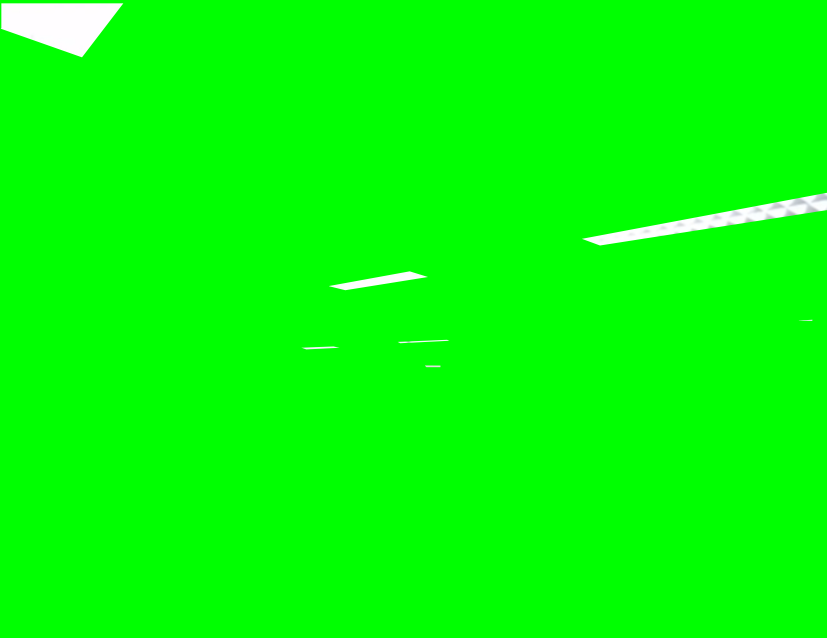
#> input picture dataSet/On.jpg, 2480 x 1914 px, found by its file name (shown at 1/3 size)
$ python test.py
#> lines starting #> are read from the running program, lines starting #| are printed output that depends on the picture; after the words box and inside, x2 and y2 are one past the last pixel; in counts of white or black regions, pixels touching at a corner belong together; long printed decimals are rounded
import cv2
from cv2 import data
import imutils
import numpy as np
from numpy.core.numeric import count_nonzero
from scipy.sparse import csr_matrix, vstack
import matplotlib.pyplot as plt
# import sys
# np.set_printoptions(threshold=sys.maxsize)

cap = cv2.imread('dataSet/on.jpg')
#> cap is the input picture: shape (1914, 2480, 3); mean B, G, R 4.9, 254.9, 3.9
cap2 = cv2.imread('dataSet/Off.jpg')
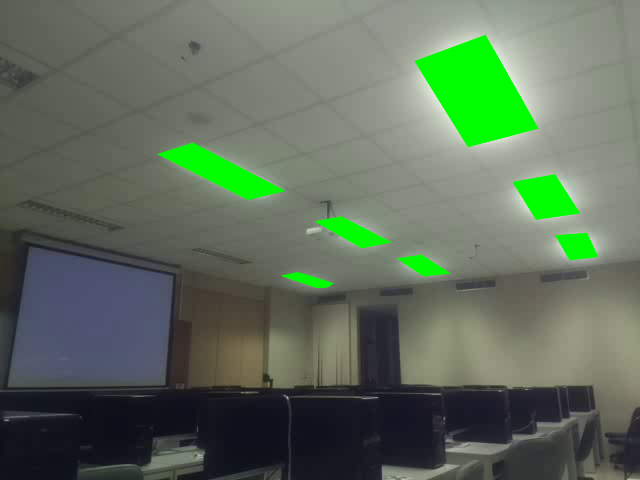
#> input picture dataSet/Off.jpg, 640 x 480 px
#> cap2 is the input picture: shape (480, 640, 3); mean B, G, R 92, 110.5, 94.7
# print('cap.shape', cap.shape)
hsv = cv2.cvtColor(cap, cv2.COLOR_BGR2HSV)
#> hsv: shape (1914, 2480, 3); mean H, S, V 60.9, 251, 254.9
hsv2 = cv2.cvtColor(cap2, cv2.COLOR_BGR2HSV)
#> hsv2: shape (480, 640, 3); mean H, S, V 59.6, 49.9, 113.8

## mask of green (36,25,25) ~ (86, 255,255)
# mask = cv2.inRange(hsv, (36, 25, 25), (86, 255,255))
mask = cv2.inRange(hsv, (36, 25, 25), (70, 255,255))
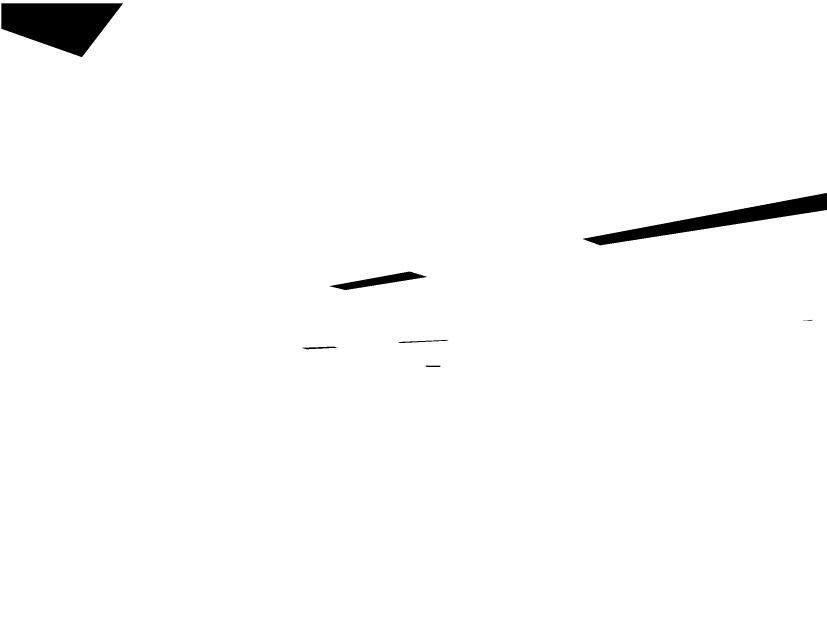
#> mask: shape (1914, 2480) (shown at 1/3 size); 98.4% white; 7 black regions, largest, box (x1, y1, x2, y2) and area: (3, 10, 369, 171) 38749, (1748, 579, 2480, 736) 28183, (988, 815, 1281, 870) 5572
mask2 = cv2.inRange(hsv2, (36, 25, 25), (70, 255,255))
#> mask2: shape (480, 640); 27.5% white; 129 white regions (94 under 20 px), largest, box (x1, y1, x2, y2) and area: (0, 0, 480, 288) 62506, (414, 34, 539, 147) 7730, (592, 64, 640, 160) 3328

# print('mask', min(min(mask.tolist())))
print(mask)
#> (printed output is left out)
m1 = csr_matrix(mask)
# print(m1)

gray = cv2.cvtColor(cap, cv2.COLOR_BGR2GRAY)
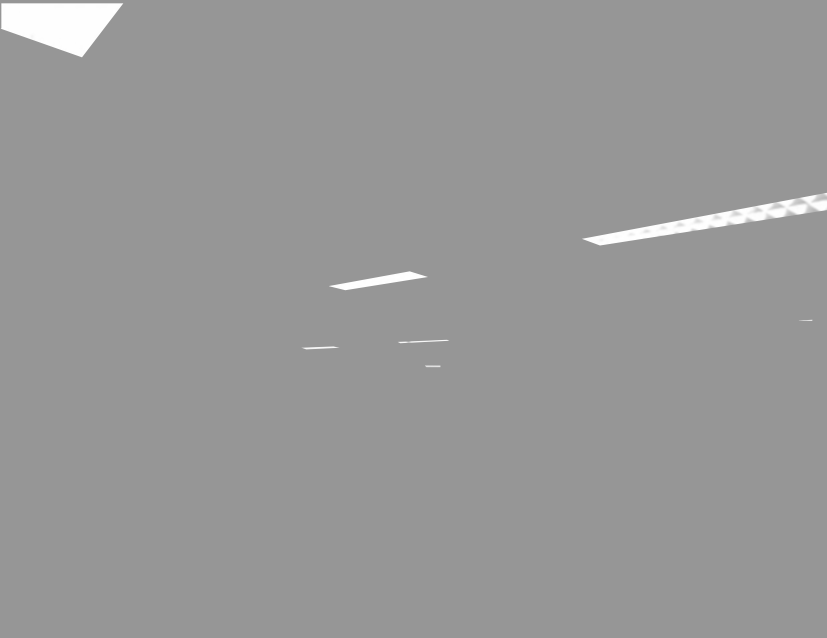
#> gray: shape (1914, 2480) (shown at 1/3 size); min 148, max 255, mean 151.6
gray2 = cv2.cvtColor(cap2, cv2.COLOR_BGR2GRAY)
# [5 lines of commented-out code are left out]
imask = mask<1
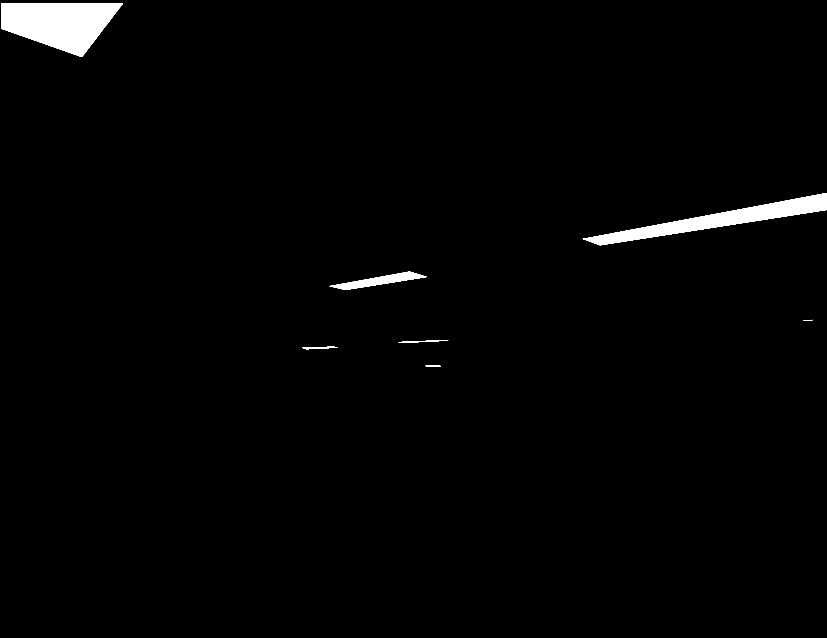
#> imask: shape (1914, 2480) bool (shown at 1/3 size); 1.6% white; 7 white regions, largest, box (x1, y1, x2, y2) and area: (3, 10, 369, 171) 38749, (1748, 579, 2480, 736) 28183, (988, 815, 1281, 870) 5572
imask2 = mask2<1

# print("imask.nonzero()", imask.nonzero())
green = cap.copy()
green2 = cap2.copy()

green[imask] = 0
green2[imask2] = 0
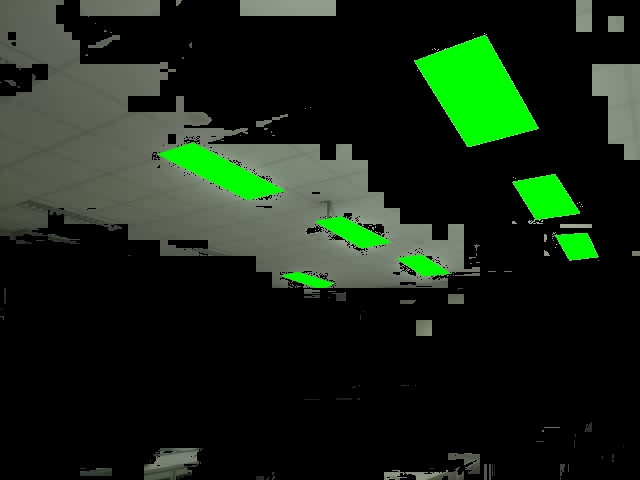
#> green2: shape (480, 640, 3); mean B, G, R 22.3, 37.6, 23.8

# cv2.imshow('gray', gray)
print(imask.nonzero())
#> (printed output is left out)
cc =[]
for ccg in gray[imask.nonzero()] :
    cc.append(ccg)
#> this loop made 73597 passes
#> ccg on passes 1 to 3: 251, 252, 254
#> after the loop, cc = 73597 items
# print(max(cc))
cc2 = []
for ccg2 in gray2[imask2.nonzero()] :
    cc2.append(ccg2)
#> this loop made 222870 passes
#> ccg2 on passes 1 to 3: 102, 102, 102
#> after the loop, cc2 = 222870 items

count = count_nonzero(green)
#> count = 9344447
# print('count pixel: ', count)


plt.hist(cc, bins=256, color="blue")
plt.hist(cc2, bins=256, color="green")
plt.show()
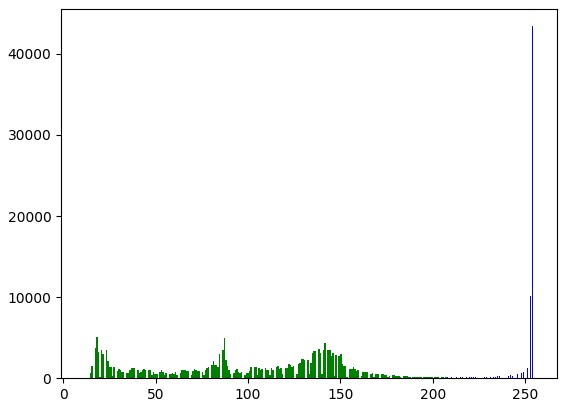
#> figure drawn by matplotlib, 1 panel; tallest bar 43414 high, from x = 253.8 to 254.1; tallest bar 5113 high, from x = 17.81 to 18.66

n1 = len(cc)
#> n1 = 73597
n2 = len(cc2)
#> n2 = 222870
acc=[]
accX = np.arange(100.5, 230.5, 1)
for xi in accX:
    TP = np.count_nonzero(cc2< xi)
    FP = np.count_nonzero(cc<= xi)
    TN = np.count_nonzero(cc>xi)
    FN = np.count_nonzero(cc2>=xi)
    #see confuse matrix
    acc.append((TP+TN)/(n1+n2))
#> this loop made 130 passes
#> (TP, FN) on passes 1 to 12: (104943, 117927), (105882, 116988), (107259, 115611), (108581, 114289), (109988, 112882), (110391, 112479), (111663, 111207), (112693, 110177), (113874, 108996), (115093, 107777), (116085, 106785), (117105, 105765)
#> after the loop, acc = 130 values, max 0.99 at index 102, min 0.602 at index 0, mean 0.877
plt.plot(accX,acc)
xx = (max(acc))
#> xx = 0.99
plt.scatter(accX[acc.index(xx)], xx)
print(xx, accX[acc.index(xx)])
#| 0.9896 202.5
plt.show()
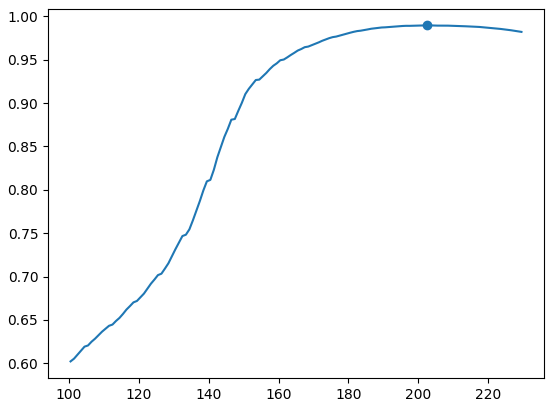
#> figure drawn by matplotlib, 1 panel; curve peaks at x = 202.5, y = 0.99
# [4 lines of commented-out code are left out]
cv2.waitKey(0)
cv2.destroyAllWindows()
